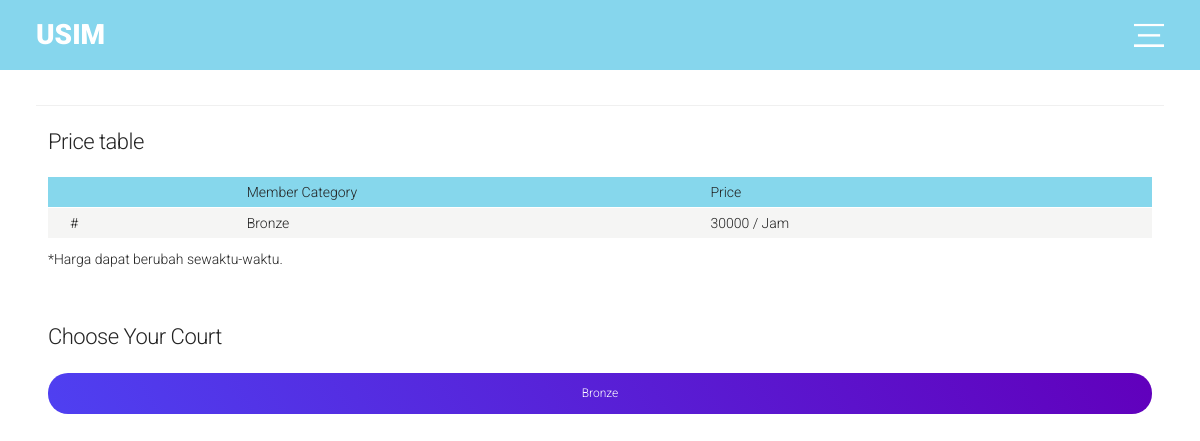
The page /user/keep/book-badminton.php on the database its author committed.
### tables this page shows
CREATE TABLE `price` (
  `id` int(11) NOT NULL,
  `location_id` int(11) NOT NULL,
  `field_id` int(11) NOT NULL,
  `category` varchar(255) NOT NULL,
  `price` int(11) NOT NULL,
  `type` varchar(255) NOT NULL,
  `url` varchar(255) NOT NULL
);

### user/keep/book-badminton.php (the view, shortened to what this page needs)
<!DOCTYPE html>
<html lang="en">
<head>
<link rel="stylesheet" href="css/swiper.css">
<link rel="stylesheet" href="style.css">
</head>
<body id="mobile_wrap">
    <div class="views">
      <div class="view view-main">
<div class="pages">
  <div data-page="tables" class="page">
    <div class="page-content">
		<div class="navbar navbar--fixed navbar--fixed-top navbar--bg">
			<div class="navbar__col navbar__col--title">
				<a href="index.php">USIM</a>
			</div>
			<div class="navbar__col navbar__col--icon navbar__col--icon-right">
				<a href="#" data-panel="left" class="open-panel"><img src="images/icons/white/menu.png" alt="" title="" /></a>
			</div>
                </div>
     <div id="pages_maincontent">
              <h2 class="page_title"></h2>
     <div class="page_single layout_fullwidth_padding">
                <h3>Price table</h3>
                <ul class="responsive_table">
                     <li class="table_row">
                        <div class="table_section_small">&nbsp;</div>
                        <div class="table_section">Member Category</div>
                        <div class="table_section">Price</div>
                     </li>
                    <?php
                    include_once("koneksi.php");
                    $sql = "SELECT * FROM price WHERE field_id='2' ORDER BY id ASC";
                    $result = mysqli_query($mysqli, $sql) or die (mysqli_error($mysqli));
                        while($price = mysqli_fetch_array($result)) {
                            echo "<li class='table_row'>";
                            echo "<div class='table_section_small'>#</div>";
                            echo "<div class='table_section'>".$price['category']."</div>";
                            echo "<div class='table_section'>".$price['price']." / ".$price['type']."</div>";
                            echo "</li>";
                        }
                    ?>
                </ul>
                <p>*Harga dapat berubah sewaktu-waktu.</p>
                <h3 style="padding-top:1cm;">Choose Your Court</h3>
                <ul class="responsive_table">
                    <?php
                    include_once("koneksi.php");
                    $result = mysqli_query($mysqli, "SELECT * FROM price WHERE field_id='2' ORDER BY id ASC");
                        while($price = mysqli_fetch_array($result)) {
                            echo "<a href='".$price['url']."' class='btn btn--full'>".$price['category']."</a> ";
                        }
                    ?>
                </ul>
              </div>
      </div>
    </div>
  </div>
</div>
         </div>
    </div>
  </body>
</html>

### style.css (style rules this page uses)
html, body { position: relative; height: 100%; width: 100%; overflow-x: hidden; }
body { font-family: 'Roboto', sans-serif; margin: 0; padding: 0; color: #232323; font-size: 14px; line-height: 1.4; width: 100%; -webkit-text-size-adjust: 100%; overflow: hidden; font-weight:300; }
a { text-decoration: none; color: #484848; }
p { padding:0px; margin:0px; line-height:20px; }
#mobile_wrap { width:100%; margin:auto; }
h1, h2, h3, h4, h5, h6 { font-weight:300; letter-spacing:-0.5px; color:#232323; padding:0 0 20px 0; margin:0; }
h2 { font-size:26px; }
h3 { font-size:22px; }
h2.page_title { width:94%; font-size:20px; line-height:25px; font-weight:300; padding:20px 0 15px 0; margin:0px 3% 15px 3%; border-bottom:1px #f0f0f0 solid; display:inline-block; letter-spacing:-0.5px; }
.navbar { width:94%; padding:0 3%; height:70px; display:flex; align-items:center; }
.navbar--bg { background-color: #86d6ed; }
.navbar--fixed { position: fixed; left:0; z-index:999999; }
.navbar--fixed-top { top:0; }
.navbar__col { flex-grow:1; }
.navbar__col--title { font-size:28px; font-weight:900; }
.navbar__col--title a { color: #fff; }
.navbar__col--icon { width:30px; flex-grow:0; position:relative; }
.navbar__col--icon img { display:block; max-width:100%; }
.navbar__col--icon-right { margin-left:25px; }
.btn { display: inline-block; color: #fff; background-color: #4f40f1; background: -webkit-linear-gradient(60deg, #4f40f1, #6100bc); background: linear-gradient(60deg, #4f40f1, #6100bc); -webkit-border-radius: 20px; -moz-border-radius: 20px; border-radius: 20px; padding: 12px 30px; font-size: 12px; }
.btn--full { width:100%; padding: 12px 0px; text-align:center; margin:0 0 40px 0; }
.views, .view { position: relative; width: 100%; height: 100%; z-index: 5000; }
.views { overflow: auto; -webkit-overflow-scrolling: touch; }
.view { overflow: hidden; box-sizing: border-box; }
.pages { position: relative; width: 100%; height: 100%; overflow: hidden; background: #fff; }
.page { box-sizing: border-box; width: 100%; height: 100%; background: #fff; }
.page-content { overflow: auto; -webkit-overflow-scrolling: touch; box-sizing: border-box; height: 100%; position: relative; z-index: 1; }
#pages_maincontent { width:100%; padding:0 0 30px 0; margin:0px; position: absolute; top: 70px; left: 0; right: 0; bottom: 0px; overflow: scroll; -webkit-overflow-scrolling: touch; }
#pages_maincontent p { padding:0 0 15px 0; margin:0px; clear:both; }
.layout_fullwidth_padding { width:92%; margin:0 4%; }
ul.responsive_table { width:100%; float:left; clear:both; margin:0 0 10px 0; padding:0px; list-style:none; }
li.table_row { width:100%; float:left; clear:both; line-height:30px; padding:0px; list-style:none; margin:0 0 1px 0; background-color:#f5f5f4; }
.table_section_small { width:14%; float:left; padding:0 0 0 2%; }
.table_section { width:40%; float:left; padding:0 0 0 2%; }
ul.responsive_table li:first-child { background-color:#86d7ec; color:#222222; }

### rows shown on the page
price: category "Bronze", price "30000", type "Jam"
